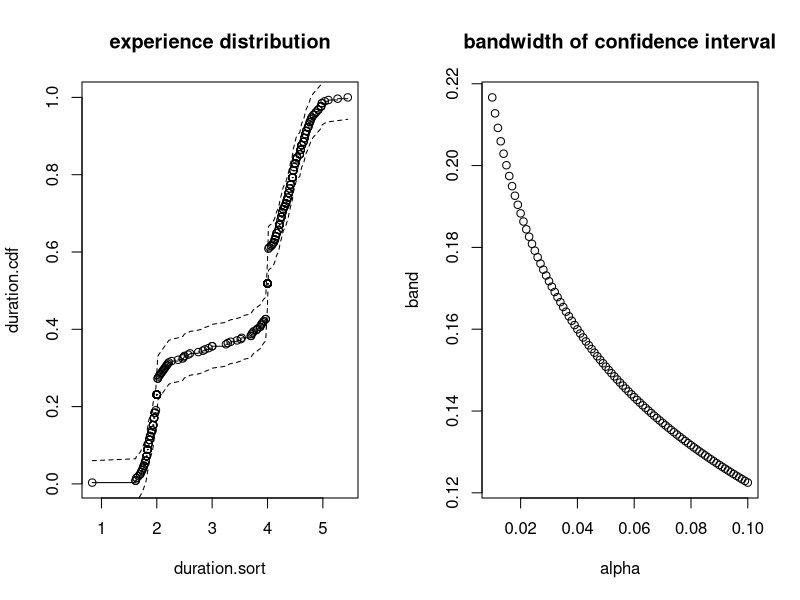

R code for this plot:
library(MASS)
data("geyser")

par(mfrow=c(1,2))

# experience distribution
duration<-geyser[,2]
duration.sort<-sort(duration)
duration.rank<-rank(duration.sort)
duration.cdf<-duration.rank/length(duration)
plot(duration.sort, duration.cdf, title("experience distribution"))

# confidence interval
len<-length(duration)
segments(duration.sort[1:(len-1)],duration.cdf[1:(len-1)],
        duration.sort[2:len],duration.cdf[1:(len-1)])
alpha<-0.5
band<-sqrt(1/(2*len))*log(2/alpha)

Lower.95<-duration.cdf-band
Upper.95<-duration.cdf+band
lines(duration.sort, Lower.95, lty=2)
lines(duration.sort,Upper.95, lty=2)

# bandwidth
alpha<-seq(0.01,0.1,by=0.001)
band<-sqrt(1/(2*len))*log(2/alpha)
plot(alpha,band, title("bandwidth of confidence interval"))

